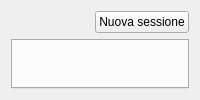
         <widget class="QWidget" name="tab_9">
          <attribute name="title">
           <string>PuTTY</string>
          </attribute>
          <layout class="QVBoxLayout" name="verticalLayout_12">
           <item>
            <widget class="QWidget" name="widget_6" native="true">
             <layout class="QHBoxLayout" name="horizontalLayout_2">
              <property name="spacing">
               <number>0</number>
              </property>
              <property name="leftMargin">
               <number>0</number>
              </property>
              <property name="topMargin">
               <number>0</number>
              </property>
              <property name="rightMargin">
               <number>0</number>
              </property>
              <property name="bottomMargin">
               <number>0</number>
              </property>
              <item>
               <spacer name="horizontalSpacer_5">
                <property name="orientation">
                 <enum>Qt::Horizontal</enum>
                </property>
                <property name="sizeHint" stdset="0">
                 <size>
                  <width>0</width>
                  <height>20</height>
                 </size>
                </property>
               </spacer>
              </item>
              <item>
               <widget class="QPushButton" name="newQuttyTabButton">
                <property name="text">
                 <string>Nuova sessione</string>
                </property>
               </widget>
              </item>
             </layout>
            </widget>
           </item>
           <item>
            <widget class="QTabWidget" name="quttyTab">
             <property name="currentIndex">
              <number>-1</number>
             </property>
             <property name="documentMode">
              <bool>false</bool>
             </property>
             <property name="tabsClosable">
              <bool>true</bool>
             </property>
             <property name="movable">
              <bool>true</bool>
             </property>
            </widget>
           </item>
          </layout>
         </widget>
